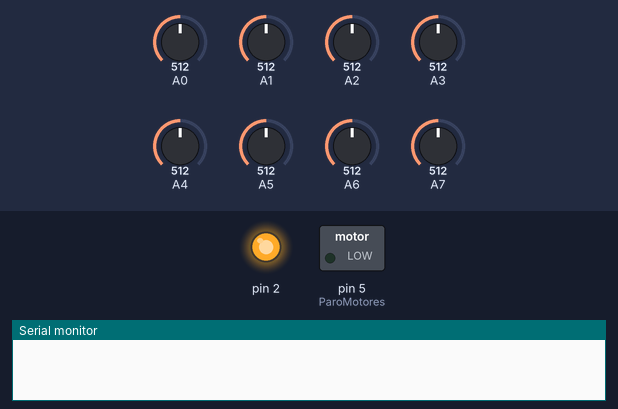
Bench run of a sketch on a simulated Arduino Nano, built with avr-gcc and run on an emulated ATmega328P. Shown: switched loads named in the sketch (green lamp = pin HIGH), output pins drawn as LEDs (lit = HIGH), the last lines printed to the serial monitor. The inputs (shaded band) are chosen by the test bench; at power-on: A0 = 512, A1 = 512, A2 = 512, A3 = 512, A4 = 512, A5 = 512, A6 = 512, A7 = 512.

Above: at 0.1 s.
At 5.7 s:
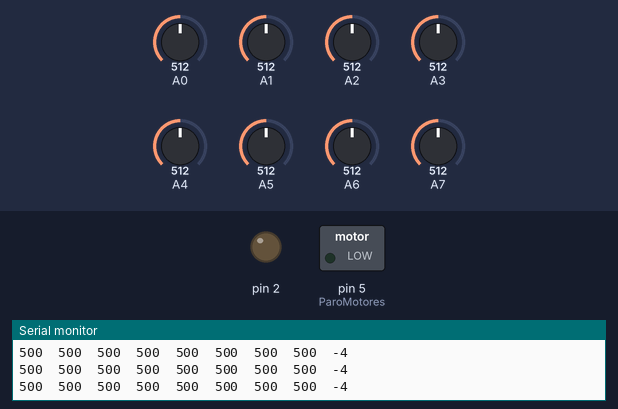
5.8 s: A0 set to 110
8.8 s: A0 set to 93
11.8 s: A1 set to 112
14.8 s: A1 set to 97
16.3 s: A2 set to 110
17.8 s: A2 set to 98
Timing chart, 0 to 20.3 s (numbered marks = the images above; inputs shaded):
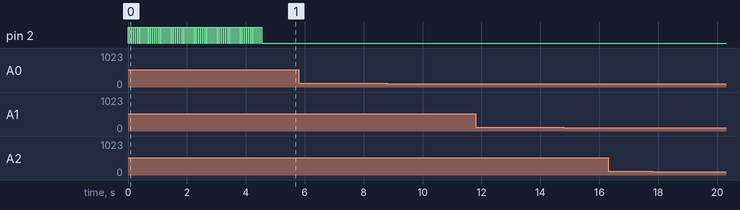

The sketch:

Calibraci_n_sensores.ino
```cpp
#include <QTRSensors.h>


QTRSensors qtr;
const uint8_t SensorCount = 8;
uint16_t sensorValues[SensorCount];

// This example is designed for use with six QTR-1A sensors or the first six sensors of a
// QTR-8A module.  These reflectance sensors should be connected to analog inputs 0 to 5.
// The QTR-8A's emitter control pin (LEDON) can optionally be connected to digital pin 2,
// or you can leave it disconnected and change the EMITTER_PIN #define below from 2 to
// QTR_NO_EMITTER_PIN.

// The setup phase of this example calibrates the sensor for ten seconds and turns on
// the LED built in to the Arduino on pin 13 while calibration is going on.
// During this phase, you should expose each reflectance sensor to the lightest and
// darkest readings they will encounter.
// For example, if you are making a line follower, you should slide the sensors across the
// line during the calibration phase so that each sensor can get a reading of how dark the
// line is and how light the ground is.  Improper calibration will result in poor readings.
// If you want to skip the calibration phase, you can get the raw sensor readings
// (analog voltage readings from 0 to 1023) by calling qtra.read(sensorValues) instead of
// qtra.readLine(sensorValues).

// The main loop of the example reads the calibrated sensor values and uses them to
// estimate the position of a line.  You can test this by taping a piece of 3/4" black
// electrical tape to a piece of white paper and sliding the sensor across it.  It
// prints the sensor values to the serial monitor as numbers from 0 (maximum reflectance)
// to 1000 (minimum reflectance) followed by the estimated location of the line as a number
// from 0 to 5000.  1000 means the line is directly under sensor 1, 2000 means directly
// under sensor 2, etc.  0 means the line is directly under sensor 0 or was last seen by
// sensor 0 before being lost.  5000 means the line is directly under sensor 5 or was
// last seen by sensor 5 before being lost.


int ParoMotores = 5;
//banderas de recepcion de coordenadas
int coordenadaPersonaX [5];
int coordenadaPersonaY [5];
int coordenadaObstaculoX [5];
int coordenadaObstaculoY [5];
bool banderaPersonaX [5];
bool banderaPersonaY [5];
bool banderaObstaculoX [5];
bool banderaObstaculoY [5];
bool banderaCargando = false;
bool banderaPersonas = false;
bool banderaObstaculos = false;
void reinicioBanderasCoordenadas ();
void reinicioPuntosCoordenadas ();
void mostrarCoordenadas ();
int x = 0;
int y = 0;


//Variables a migrar
void busquedaPrincipal ();
int posX = 0;
int posY = -4;
int orientacion = 0;
bool banderaSensor1 = true;
bool banderaSensor2 = true;
bool banderaInicioRuta = false;
bool banderaPosX = false;
bool banderaPosY = false;
void rutinaInicio ();


bool banderaStart = false;
int orientacionY = 0;
int orientacionX = 0;
int pR = 0; // Persona a Rescatar
bool banderaPr [5];
void rutinaInicio ();
void arribaIzquierda (); // Giro de 90° a la izquierda cuando el sensor se encuentra en direccion al eje positivo Y
void arribaDerecha (); // Giro de 90° a la derecha cuando el sensor se encuentra direccion al eje positivo Y
void abajoIzquierda (); // Giro de 90° a la izquierda cuando el sensor se encuentra en direccion al eje negativo Y
void abajoDerecha (); // Giro de 90° a la derecha cuando el sensor se encuentra en direccion al eje negativo Y
void derechaAbajo (); // Giro de 90° a la derecha cuando el sensor se encuentra en direccion al eje positivo X
void derechaArriba (); // Giro de 90° a la izquierda cuando el sensor se encuentra en direccion al eje positivo X
void izquierdaAbajo (); // Giro de 90° a la izquierda cuando el sensor se encuentra en direccion al eje negativo X
void izquierdaArriba (); // Giro de 90° a la izquierda cuando el sensor se encuentra en direccion al eje negativo X

void rutinaInicio ()
{

}
void arribaIzquierda ()
{

}

void arribaDerecha ()
{

}

void abajoDerecha ()
{

}

void abajoIzquierda ()
{

}

void derechaAbajo ()
{

}

void derechaArriba ()
{

}

void izquierdaAbajo ()
{

}
void izquierdaArriba ()
{

}


void setup()
{
  pinMode (ParoMotores, OUTPUT);
  pinMode(2, OUTPUT);
  digitalWrite(2, HIGH);    // turn on Arduino's LED to indicate we are in calibration mode

  digitalWrite(2, LOW);     // turn off Arduino's LED to indicate we are through with calibration

  // print the calibration minimum values measured when emitters were on
  Serial.begin(9600);
   /* Informacion proporcionada por el fabricante
  // analogRead() takes about 0.1 ms on an AVR.
  // 0.1 ms per sensor * 4 samples per sensor read (default) * 6 sensors
  // * 10 reads per calibrate() call = ~24 ms per calibrate() call.
  // Call calibrate() 400 times to make calibration take about 10 seconds.
  */
  qtr.setTypeAnalog();
  qtr.setSensorPins((const uint8_t[]){A0, A1, A2, A3, A4, A5, A6, A7}, SensorCount);
  qtr.setEmitterPin(13);


  for (uint16_t i = 0; i < 70; i++)
  {
    digitalWrite(2, HIGH); delay (20);
    qtr.calibrate();
    digitalWrite (2, LOW); delay (20);
  }
  digitalWrite(2, LOW); // una vez terminado la calibracion el led de calibracion se apaga.

   unsigned int position = 0;
}


void loop()
{
 uint16_t position = qtr.readLineWhite(sensorValues);
  for (unsigned char i = 0; i < SensorCount; i++)
  {
    Serial.print(sensorValues[i]);
    Serial.print('\t');
  }

if ((sensorValues [0] > 850 && sensorValues[7] > 850) && banderaSensor1 == false)
     {
      posY++;
      banderaSensor1 = true;
     }

     if ((sensorValues [0] < 250 && sensorValues[7] < 250))
     {
      banderaSensor1 = false;
     }

     if (posY == 0)
     {
      banderaInicioRuta = false;
      digitalWrite (ParoMotores, LOW);
     }
  //Serial.println(); // uncomment this line if you are using raw values
  Serial.println(posY); // comment this line out if you are using raw values

}

//Algoritmo de búsqueda
void lecturaCoordenadaX (bool ejeX) //eje X indicara la lectura de coordenada en dicho eje
{
  /*
   * ejeX = true indica que se sumara posX
   * ejeX = false indicara que se sumanra posY
   */
 uint16_t position = qtr.readLineWhite(sensorValues);

if ((sensorValues [0] > 850 && sensorValues[7] > 850) && banderaSensor1 == false)
     {
      (ejeX) ? posX++ : posX--;
      banderaSensor1 = true;
     }

     if ((sensorValues [0] < 250 && sensorValues[7] < 200))
     {
      banderaSensor1 = false;
     }

     if (posX == coordenadaPersonaX[pR])
     {
       digitalWrite (ParoMotores, LOW);
     }

}

void lecturaCoordenadaY (bool ejeY) //eje Y indicara la lectura de coordenada en dicho eje
{
   uint16_t position = qtr.readLineWhite(sensorValues);
  if ((sensorValues [0] > 850 && sensorValues[7] > 850) && banderaSensor1 == false)
     {
      (ejeY) ? posY++ : posY--;
      banderaSensor1 = true;
     }

     if ((sensorValues [0] < 250 && sensorValues[7] < 200))
     {
      banderaSensor1 = false;
     }
     if (posY == coordenadaPersonaY[pR])
     {
       digitalWrite (ParoMotores, LOW);
     }

}
void busquedaPrincipal (int valorIzquierdo, int valorDerecho){
  /*
  * El robot tomará en cuenta que la matriz es un plano cartesiano
  * Teniendo 8 regiones de interes Las cuales se toman cómo lo siguientes:
  * R1(-2, -2); R2(2, -2); R3(2, 2); R4(-2, 2); R5(-1, -1); R6(1, -1); R7(1, 1); R8(-1, 1);
  * El programa desarrollado en LabVIEW se encarga leer la tarjeta para determinar las regiones de interes en donde se encuentran las personas a rescatar
  * y los obstaculos a evitar
  * El resultado de esa lectura, generará las coordenadas las cualés se enviarán al Arduino mediante la comunicación HC-05
  * El controlador se encargará de determinar la mejor ruta a seguir
  */

  /* OrientacionY
   * Caso 1: Va hacía la izquierda partiendo del origen
   * Caso 2: Va hacia la derecha partiendo del origen
   */

   /*OrientacionX
    * Caso 1: El sensor está orientado hacia el Eje positivo Y
    * Csso 2: El sensor está orientado hacia el eje negativo Y
    */

    //NOTA ERNESTO, CUANDO TE DESPIERTES ENCUENTRA UNA FORMA DE AISLAR EL PID CUANDO SE ESTÉN REALIZANDO CALCULOS Y REACTIVARLO CUANDO HAYA ACABADO LA RUTINA DE VUELTA C:
  if ((posX  > coordenadaPersonaX [pR]) && banderaStart  == false)
  {
        //Realiza un giro a la izquierda
        arribaIzquierda ();

        // Manda un 1 a la variable indicando el caso que se habilito
        orientacionY = 1;

        // se habilita una bandera para evitar conflicto entre la toma de decisiones
        banderaStart = true;


  } else if ((posX < coordenadaPersonaX [pR]) && banderaStart == false)
  {
    //Realiza un giro a la derecha
    arribaDerecha ();

    // manda un 1 a la variable indicando el caso que se habilito
    orientacionY = 2;

   // se habilita una bandera para evitar conflicto entre la toma de decisiones
    banderaStart = true;
  }

  //ingresar switch case de posicion
  switch (orientacionY)
  {
    case 1:
      lecturaCoordenadaX (false);
      // compara las Y y decide
      if (coordenadaPersonaX [pR] == posX && posY > coordenadaPersonaY [pR])
      {
        //Activa rutina de cambio de giro para acercarse al eje negativo de Y pero cuando el sensor está en orientacion hacia el eje negativo X
        izquierdaAbajo();
        orientacionX = 2;

      } else if (coordenadaPersonaX [pR] == posX && posY < coordenadaPersonaY [pR])
      {
        //Activa rutina de cambio de giro para acercarse al eje positivo de Y pero cuando el sensor está en orientacion hacia el eje negativo X
        izquierdaArriba();
        orientacionX = 1;


      }

      if (coordenadaPersonaX [pR] == posX && coordenadaPersonaY[pR] == posY)
      {
        orientacionY = 0;
        banderaPr [pR] = true;
        pR++;
      }
    break;

    case 2:
      //compara las Y y decide
      lecturaCoordenadaX (true);

      // compara las Y y decide
      if (coordenadaPersonaX [pR] == posX && posY > coordenadaPersonaY [pR])
      {
        //Activa rutina de cambio de giro para acercarse al eje negativo de Y pero cuando el sensor está en orientacion hacia el eje positivo X
        derechaAbajo();
        orientacionX = 2;

      } else if (coordenadaPersonaX [pR] == posX && posY < coordenadaPersonaY [pR])
      {
        //Activa rutina de cambio de giro para acercarse al eje positivo de Y pero cuando el sensor está en orientacion hacia el eje positivo X
        derechaArriba();
        orientacionX = 1;
      }
      if (coordenadaPersonaX [pR] == posX && coordenadaPersonaY[pR] == posY)
      {
        orientacionY = 0;
        banderaPr [pR] = true;
        pR++;
      }
    break;

    default:
      //no ha pasado nada compa
    break;
  }

  if (banderaPr [pR-1] == true)
  {
      switch (orientacionX)
  {
    case 1:

    break;

    case 2:

    break;
  }
  }


}
```
